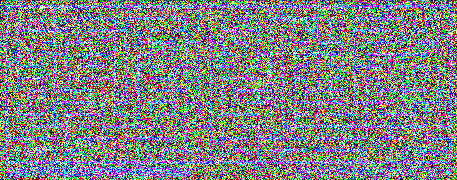
#> input picture Path Planning And Computer Vision Puzzle/maze_lv3.png, 457 x 180 px
$ python Task3d.py
#> lines starting #> are read from the running program, lines starting #| are printed output that depends on the picture; after the words box and inside, x2 and y2 are one past the last pixel; in counts of white or black regions, pixels touching at a corner belong together
import numpy
import cv2

image = cv2.imread('maze_lv3.png',-1)
#> image is the input picture: shape (180, 457, 3); mean B, G, R 135.7, 128.2, 127.2


b,g,r=cv2.split(image)
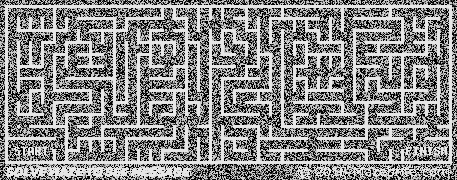
#> b: shape (180, 457); min 0, max 230, mean 135.7
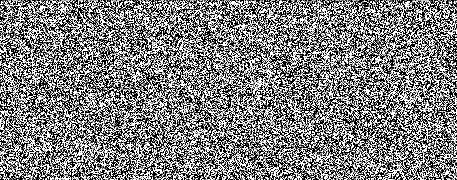
#> g: shape (180, 457); min 0, max 255, mean 128.2
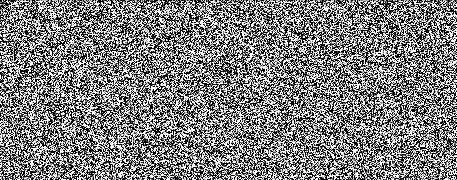
#> r: shape (180, 457); min 0, max 255, mean 127.2


k=0
for j in range(180):
    for i in b[j]:
        if i<228:
            b[j][k]=0
        else: b[j][k]=255
        k+=1
    k=0
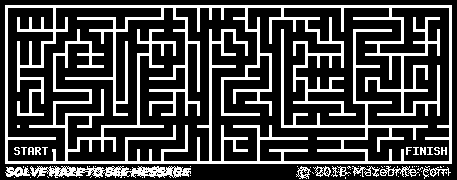
#> b: shape (180, 457); 25.8% white; 66 white regions (46 under 20 px), largest, box (x1, y1, x2, y2) and area: (5, 5, 452, 164) 18903, (30, 166, 191, 178) 1165, (5, 167, 30, 177) 166
cv2.imwrite('Maze.png',b)

cv2.imshow('B',b)
cv2.waitKey(0)
cv2.destroyAllWindows()
